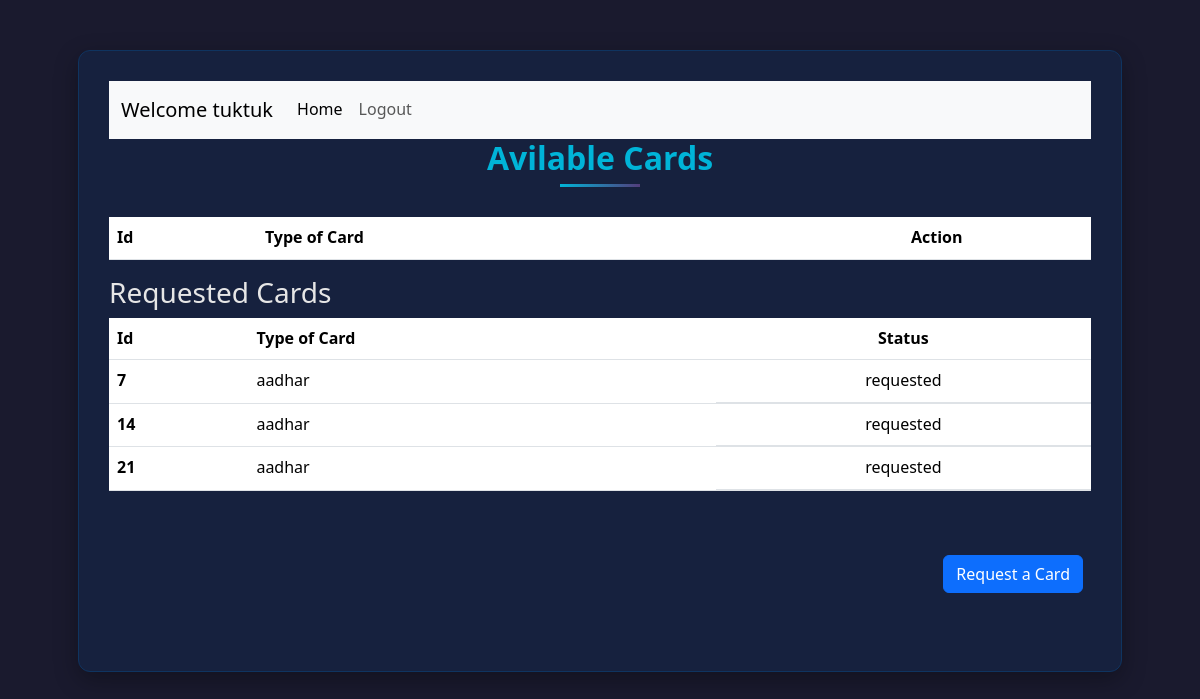
The page /home/4 on the database as committed earlier.
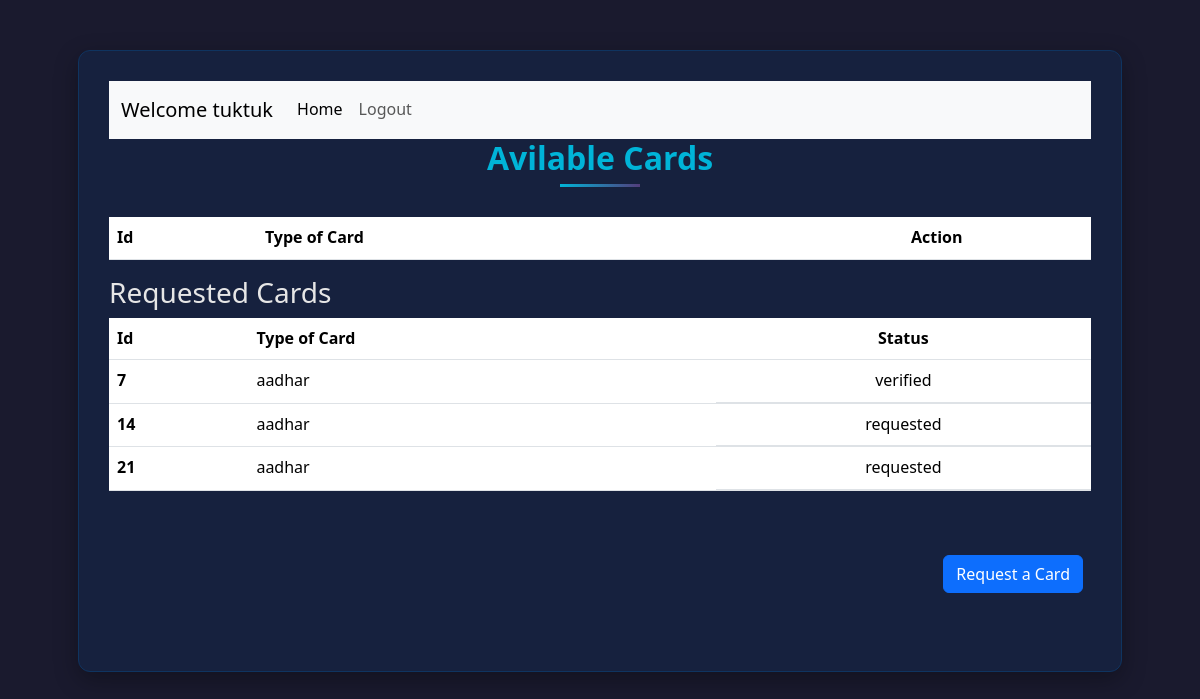
The same page on the database as committed later.
### application/models.py (models this page shows)
class Info(db.Model):
    id = db.Column(db.Integer(), primary_key=True)
    atr_name = db.Column(db.String(), nullable=False)
    atr_value = db.Column(db.String(), nullable=False)
    c_name = db.Column(db.String(), nullable=False)
    user_id = db.Column(db.Integer(), db.ForeignKey("user.id"), nullable=False)

### application/controllers.py (the view)
@app.route("/home/<int:user_id>")
def user_dash(user_id):
    this_user = User.query.filter_by(id = user_id).first()
    all_info = Info.query.all()
    return render_template("user_dash.html", this_user=this_user, all_info=all_info)

### templates/user_dash.html (shortened to what this page needs)
<!DOCTYPE html>
<html lang="eng">
<head>
    <link href="https://cdn.jsdelivr.net/npm/bootstrap@5.3.3/dist/css/bootstrap.min.css" rel="stylesheet"
>
    <link rel="stylesheet" href="/static/style.css">
</head>
<body>
    <div id="main">
        <div id="canvas">
            <nav class="navbar navbar-expand-lg bg-body-tertiary">
                <div class="container-fluid">
                    <a class="navbar-brand" href="/user">Welcome {{this_user.username}}</a>
                    <div class="collapse navbar-collapse" id="navbarSupportedContent">
                        <ul class="navbar-nav me-auto mb-2 mb-lg-0">
                            <li class="nav-item">
                                <a class="nav-link active" aria-current="page" href="/">Home</a>
                            </li>
                            <li class="nav-item">
                                <a class="nav-link unactive" aria-current="page" href="/logout">Logout</a>
                            </li>
                        </ul>
                    </div>
                </div>
            </nav>
            <div id="content">
                <h3 class="heading">Avilable Cards</h3>
                <div class="table">
                    <table class="table">
                        <thead>
                            <tr>
                                <th scope="col">Id</th>
                                <th scope="col">Type of Card</th>
                                <th class="text-center" scope="col">Action</th>
                            </tr>
                        </thead>
                    </table>
                </div>
                <h3>Requested Cards</h3>
                <div class="table">
                    <table class="table">
                        <thead>
                            <tr>
                                <th scope="col">Id</th>
                                <th scope="col">Type of Card</th>
                                <th class="text-center" scope="col">Status</th>
                            </tr>
                        </thead>
                        <tbody>
                            {% for info in this_user.detais %}
                                {% if info.atr_name == "status" %}
                                    <tr>
                                        <th scope="row">{{loop.index}}</th>
                                        <td>{{info.c_name}}</td>
                                        <td class="d-flex justify-content-center">
                                            {{info.atr_value}}
                                        </td>
                                    </tr>
                                {% endif %}
                            {% endfor %}
                        </tbody>
                    </table>
                </div>
                <div class="text-end ">
                    <a type="button" class="btn btn-primary mx-2 my-5" href="/register_card/{{this_user.id}}">Request a
                        Card</a>
                </div>
            </div>
        </div>
    </div>
</body>
</html>

Rows that differ between the two databases and show on the page:
changed Info: atr_value "requested" → "verified"
